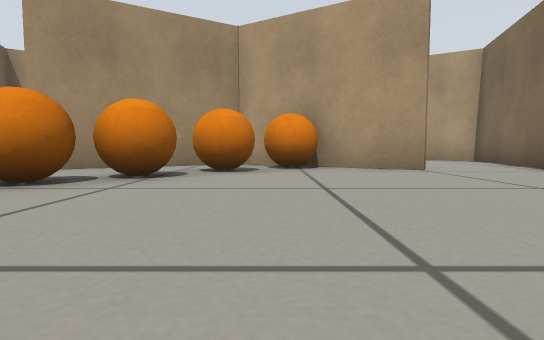
View 1 (above)

16 first-person views from a walk through a robot-simulator world made for Gazebo. The camera is 0.19 m above the floor, tilts 4° down and sees 80° across. The floor is counted in squares, 0.5 m on a side. Each view is taken from the middle of a square. On the plan, view 1 faces up. The plan holds only what a view shows up to about 9 squares ahead; the rest is blank.

View 2
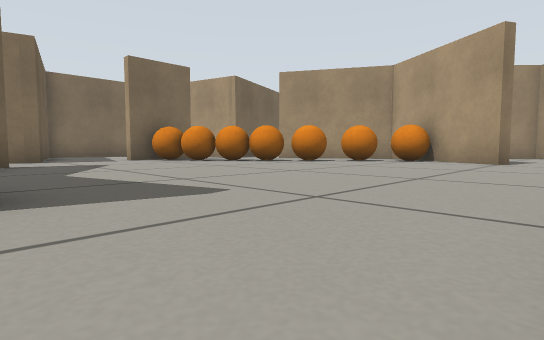

View 3
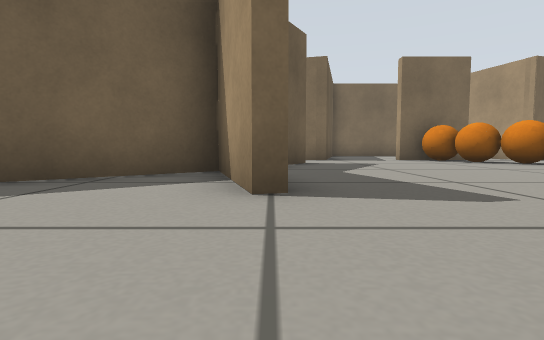

View 4
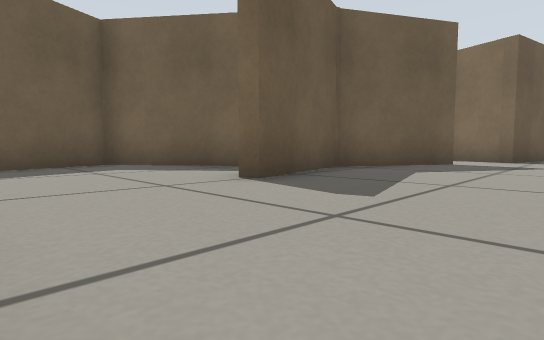

View 5
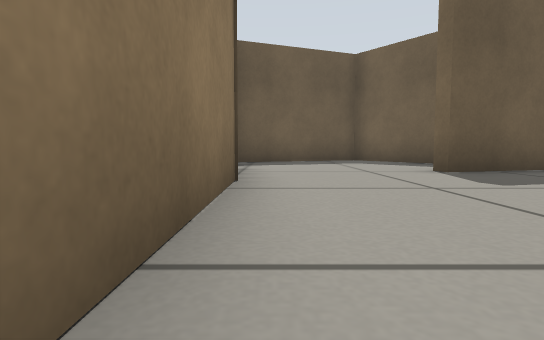

View 6
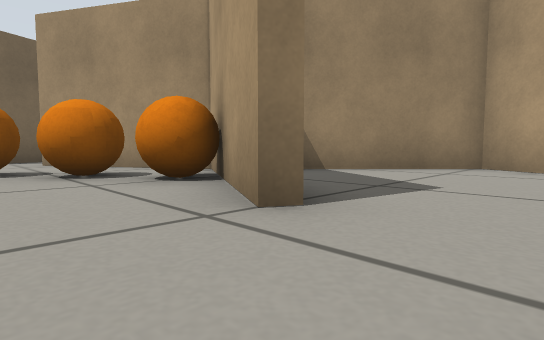

View 7
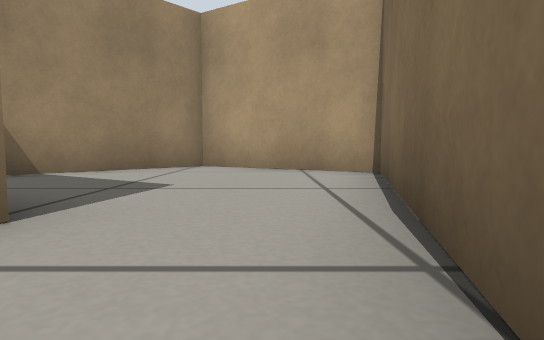

View 8
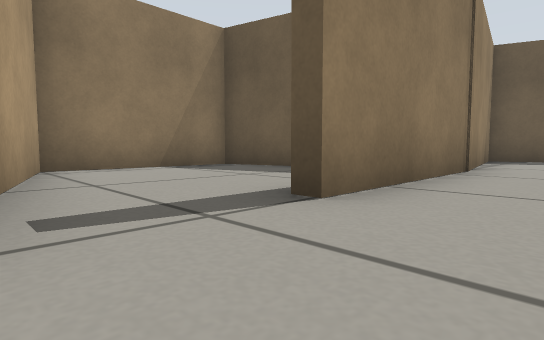

View 9
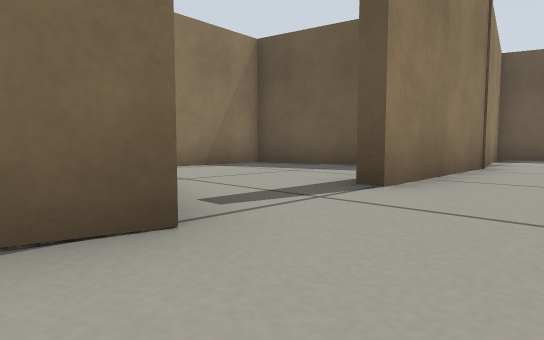

View 10
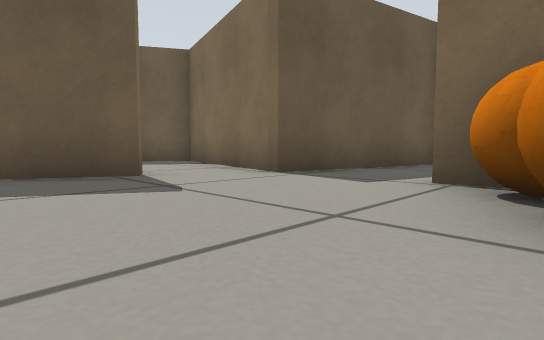

View 11
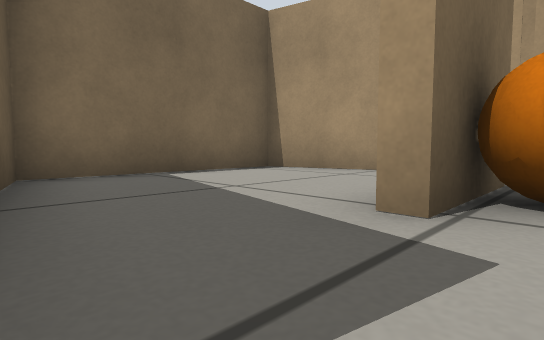

View 12
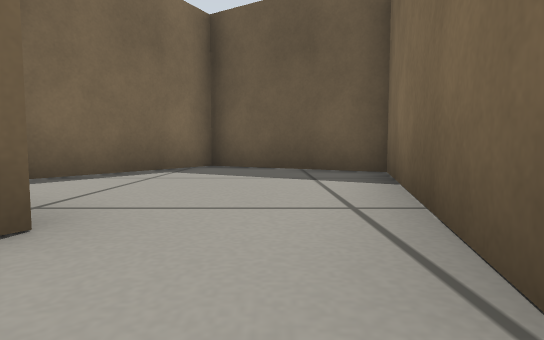

View 13
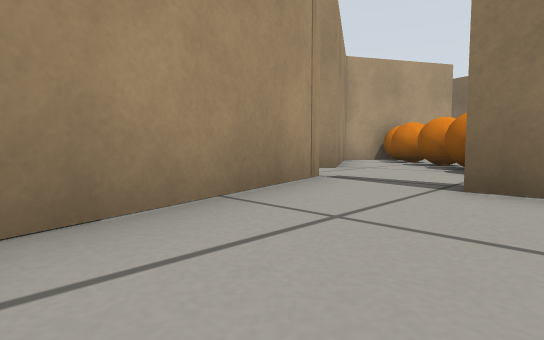

View 14
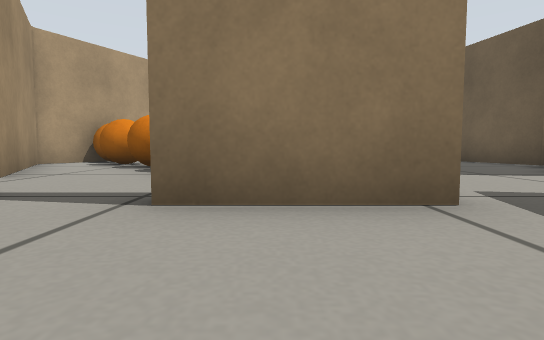

View 15
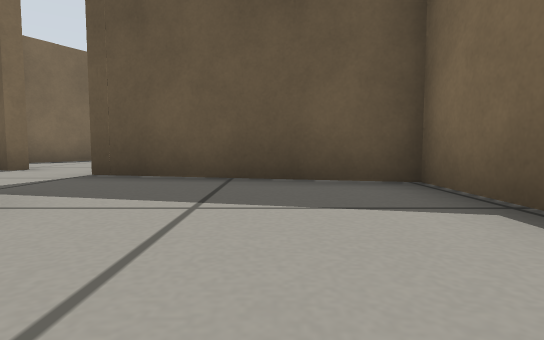

View 16
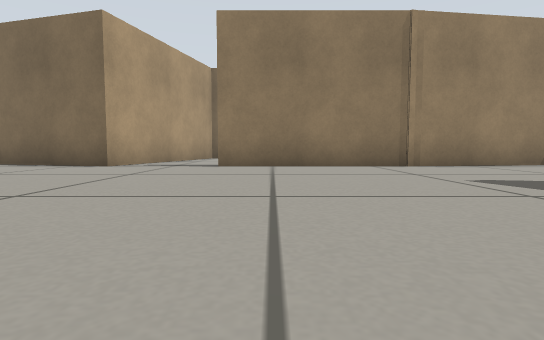

### Floor plan
Points are (right, up) in squares from view 1. A wall is a line through its corners. A room is listed if a view was taken in it or the views show most of it. See-through windows are left out.
Room 1 (views 1, 2, 3, 4, 5, 6, 7, 8, 9, 10, 11, 12, 16)
walls: (1.5, -3.1) (-1.1, -3.8); (-1.3, -3.6) (1.6, -7.4) (5, -6.1) (4.4, -1.6); (-3.9, -2.5) (-3.8, -2.2) (-1.3, -3.6) (1.4, -2.8); (4.4, -2) (4.4, 2.1); (2.6, 5.3) (-0.7, 7.2) (-4.1, 5.3); (4.4, 4.2) (4.7, 5.4); (-5.6, 2.8) (-5.6, 0.8) (-5.9, 0.8); (-6.7, -1.1) (-5.5, -1.4) (-6, -3.3)
ways out: opening at (-6, 0) to room 2; opening at (3.5, 6) to room 3; opening at (5, 3) to room 4; opening at (-4.5, -2.5) to room 5
objects: orange ball (-5, 2); orange ball (-4, 2) to (-4, 3); orange ball (-3, 3); orange ball (-3, 4) to (-2, 4); orange ball (-2, 4) to (-1, 5); orange ball (-1, 5) to (0, 6); orange ball (0, 6)
Room 2 (views 13, 14, 15)
walls: (-5.9, 0.8) (-5.9, 2.9); (-5.5, 4.6) (-9.6, 3.5) (-9.6, -0.5) (-6.7, -1.1)
ways out: opening at (-6, 0) to room 1
Room 3 (no view inside)
walls: (4.7, 5.4) (5.6, 8.8) (2.6, 10.6) (0.3, 8.3)
ways out: opening at (3.5, 6) to room 1
Room 4 (no view inside)
walls: (6.5, -1.1) (9, -0.5) (9, 3) (4.4, 4.2)
ways out: opening at (5, 3) to room 1
Room 5 (no view inside)
walls: (-6, -3.3) (-6.7, -5.9) (-3.8, -7.6) (-2.1, -4.7)
ways out: opening at (-4.5, -2.5) to room 1

Where each view was taken, in squares from view 1:
view 1: 0 up, 0 right, facing up
view 2: 3 down, 4 right, facing up-left
view 3: 3 down, 4 right, facing left
view 4: 0 up, 4 right, facing down-left
view 5: 2 up, 4 right, facing down
view 6: 4 up, 4 right, facing up-left
view 7: 4 up, 4 right, facing up
view 8: 4 up, 3 right, facing down-right
view 9: 5 up, 3 right, facing down-right
view 10: 2 up, 2 left, facing down-left
view 11: 1 down, 5 left, facing up-left
view 12: 1 down, 5 left, facing down
view 13: 2 up, 9 left, facing up-right
view 14: 2 up, 8 left, facing right
view 15: 3 up, 8 left, facing down
view 16: 1 up, 2 left, facing right
